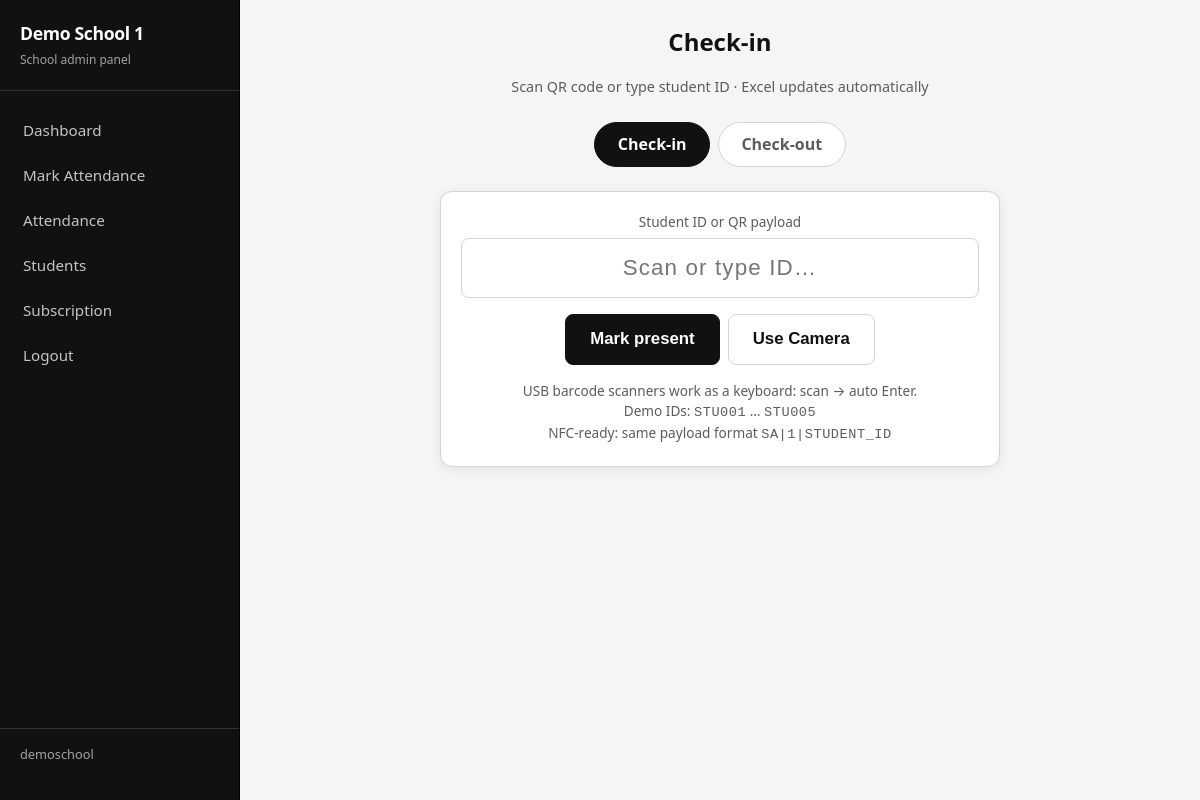
Page /scan/ (signed in) on the committed database.
### tables this page shows
CREATE TABLE schools (
                id INTEGER PRIMARY KEY AUTOINCREMENT,
                name TEXT NOT NULL,
                username TEXT NOT NULL UNIQUE,
                password_hash TEXT NOT NULL,
                license_key TEXT,
                license_expires_at TEXT,
                is_active INTEGER NOT NULL DEFAULT 1,
                created_at TEXT NOT NULL
            , public_token TEXT);

### app/routes/attendance.py (the view)
@bp.route("/")
@require_school
def scan_page():
    school = get_school(session["school_id"])
    mode = request.args.get("mode") or "in"
    if mode not in ("in", "out"):
        mode = "in"
    return render_template(
        "school/scan.html",
        school=school,
        mode=mode,
        licensed=is_school_licensed(school),
    )

### app/auth.py (called while the page is built)
def require_school(fn: Callable) -> Callable:
    @wraps(fn)
    def wrapper(*args, **kwargs):
        if session.get("role") != "school" or not session.get("school_id"):
            return redirect(url_for("auth.login"))
        return fn(*args, **kwargs)
    return wrapper

### app/database.py (called while the page is built)
def ensure_dirs() -> None:
    config.DATA_DIR.mkdir(parents=True, exist_ok=True)
    config.EXPORTS_DIR.mkdir(parents=True, exist_ok=True)
    config.QR_DIR.mkdir(parents=True, exist_ok=True)

def get_connection() -> sqlite3.Connection:
    ensure_dirs()
    conn = sqlite3.connect(str(config.DB_PATH), check_same_thread=False)
    conn.row_factory = sqlite3.Row
    conn.execute("PRAGMA foreign_keys = ON")
    return conn

@contextmanager
def db() -> Generator[sqlite3.Connection, None, None]:
    conn = get_connection()
    try:
        yield conn
        conn.commit()
    except Exception:
        conn.rollback()
        raise
    finally:
        conn.close()

def row_to_dict(row: Optional[sqlite3.Row]) -> Optional[dict[str, Any]]:
    if row is None:
        return None
    return dict(row)

### app/license_service.py (called while the page is built)
def is_school_licensed(school: dict[str, Any]) -> bool:
    if not school.get("is_active"):
        return False
    exp = school.get("license_expires_at")
    if not exp:
        return False
    try:
        exp_dt = datetime.strptime(exp, "%Y-%m-%d %H:%M:%S")
        return exp_dt >= datetime.now()
    except ValueError:
        return False

### app/services.py (called while the page is built)
def get_school(school_id: int) -> Optional[dict]:
    with db() as conn:
        row = conn.execute(
            "SELECT * FROM schools WHERE id = ?", (school_id,)
        ).fetchone()
        school = row_to_dict(row)
    if school and not school.get("public_token"):
        school["public_token"] = ensure_public_token(school_id)
    return school

### app/templates/school/scan.html (shortened to what this page needs)
{% extends "school/layout.html" %}
{% block content %}
<div class="scan-hero">
  <div class="page-header" style="justify-content:center;flex-direction:column;text-align:center;">
    <h2>{{ 'Check-in' if mode == 'in' else 'Check-out / Logout' }}</h2>
    <p>Scan QR code or type student ID · Excel updates automatically</p>
  </div>
  {% if not licensed %}
    <div class="flash error">Subscription expired. <a href="{{ url_for('school.subscription') }}">Renew license</a> to scan.</div>
  {% else %}
  <div class="scan-mode-toggle">
    <a href="{{ url_for('attendance.scan_page', mode='in') }}"
       class="{% if mode == 'in' %}active-in{% endif %}">Check-in</a>
    <a href="{{ url_for('attendance.scan_page', mode='out') }}"
       class="{% if mode == 'out' %}active-out{% endif %}">Check-out</a>
  </div>
  <div class="card">
    <form id="scan-form"
          method="post"
          action="{{ url_for('attendance.submit') }}"
          data-mode="{{ mode }}"
          data-api="{{ url_for('attendance.api_scan') }}">
      <div class="scan-input-wrap form-group">
        <label for="student_input">Student ID or QR payload</label>
        <input type="text"
               id="student_input"
               name="student_input"
               autocomplete="off"
               autofocus
               placeholder="Scan or type ID…" />
      </div>
      <div class="actions" style="justify-content:center;">
        <button type="submit" class="btn btn-lg {% if mode == 'in' %}btn-success{% else %}btn-warning{% endif %}">
          {{ 'Mark present' if mode == 'in' else 'Mark check-out' }}
        </button>
        <button type="button" id="btn-camera" class="btn btn-ghost btn-lg">Use Camera</button>
      </div>
    </form>
    <p class="muted" style="margin-top:1rem;font-size:0.85rem;">
      USB barcode scanners work as a keyboard: scan → auto Enter.<br />
      Demo IDs: <code class="mono">STU001</code> … <code class="mono">STU005</code><br />
      NFC-ready: same payload format <code class="mono">SA|{{ school.id }}|STUDENT_ID</code>
    </p>
  </div>
  {% endif %}
</div>
{% endblock %}

### app/templates/school/layout.html (shortened to what this page needs)
{% extends "base.html" %}
{% block body %}
<div class="app-shell">
  <aside class="sidebar">
    <div class="brand">
      <h1>{{ session.name or 'School' }}</h1>
      <span>School admin panel</span>
    </div>
    <nav>
      <a class="nav-link {% if request.endpoint == 'school.dashboard' %}active{% endif %}"
         href="{{ url_for('school.dashboard') }}">Dashboard</a>
      <a class="nav-link {% if request.endpoint == 'school.mark_attendance' %}active{% endif %}"
         href="{{ url_for('school.mark_attendance') }}" target="_blank">Mark Attendance</a>
      <a class="nav-link {% if request.endpoint == 'school.attendance' %}active{% endif %}"
         href="{{ url_for('school.attendance') }}">Attendance</a>
      <a class="nav-link {% if request.endpoint == 'school.students' %}active{% endif %}"
         href="{{ url_for('school.students') }}">Students</a>
      <a class="nav-link {% if request.endpoint == 'school.subscription' %}active{% endif %}"
         href="{{ url_for('school.subscription') }}">Subscription</a>
      <a class="nav-link" href="{{ url_for('auth.logout') }}">Logout</a>
    </nav>
    <div class="footer">{{ session.username }}</div>
  </aside>
  <main class="main">
    {% block content %}{% endblock %}
  </main>
</div>
{% endblock %}

### app/static/css/style.css (style rules this page uses)
:root { --bg: #f5f5f5; --bg-card: #ffffff; --bg-elevated: #f0f0f0; --border: #d4d4d4; --text: #111111; --muted: #5c5c5c; --primary: #111111; --primary-hover: #000000; --success: #15803d; --warning: #b45309; --danger: #b91c1c; --info: #171717; --radius: 12px; --shadow: 0 2px 12px rgba(0, 0, 0, 0.08); --font: "Segoe UI", system-ui, -apple-system, sans-serif; }
* { box-sizing: border-box; margin: 0; padding: 0; }
body { font-family: var(--font); background: var(--bg); color: var(--text); min-height: 100vh; line-height: 1.5; }
a { color: var(--text); text-decoration: underline; text-underline-offset: 2px; }
.app-shell { display: flex; min-height: 100vh; }
.sidebar { width: 240px; background: #111111; border-right: 1px solid #000; padding: 1.25rem 0; flex-shrink: 0; display: flex; flex-direction: column; color: #ffffff; }
.sidebar .brand { padding: 0 1.25rem 1.25rem; border-bottom: 1px solid #333; margin-bottom: 1rem; }
.sidebar .brand h1 { font-size: 1.1rem; font-weight: 700; letter-spacing: -0.02em; color: #ffffff; }
.sidebar .brand span { font-size: 0.75rem; color: #a3a3a3; }
.sidebar nav { flex: 1; }
.sidebar a.nav-link { display: flex; align-items: center; gap: 0.6rem; padding: 0.7rem 1.25rem; color: #c4c4c4; text-decoration: none; font-size: 0.95rem; border-left: 3px solid transparent; transition: all 0.15s; }
.sidebar .footer { padding: 1rem 1.25rem; border-top: 1px solid #333; font-size: 0.8rem; color: #a3a3a3; }
.main { flex: 1; padding: 1.5rem 2rem; overflow-x: auto; background: var(--bg); }
.page-header { display: flex; justify-content: space-between; align-items: center; margin-bottom: 1.5rem; flex-wrap: wrap; gap: 1rem; }
.page-header h2 { font-size: 1.5rem; font-weight: 700; color: #111; }
.page-header p { color: var(--muted); font-size: 0.9rem; }
.card { background: var(--bg-card); border: 1px solid var(--border); border-radius: var(--radius); padding: 1.25rem; box-shadow: var(--shadow); margin-bottom: 1.25rem; }
.form-group { margin-bottom: 1rem; }
.form-group label { display: block; font-size: 0.85rem; color: var(--muted); margin-bottom: 0.35rem; }
input[type="text"], input[type="password"], input[type="number"], input[type="date"], input[type="email"], select, textarea { width: 100%; padding: 0.65rem 0.85rem; background: #ffffff; border: 1px solid var(--border); border-radius: 8px; color: var(--text); font-size: 0.95rem; outline: none; transition: border-color 0.15s, box-shadow 0.15s; }
.btn { display: inline-flex; align-items: center; justify-content: center; gap: 0.4rem; padding: 0.6rem 1.1rem; border: 1px solid #111; border-radius: 8px; font-size: 0.9rem; font-weight: 600; cursor: pointer; transition: background 0.15s, color 0.15s, transform 0.1s; text-decoration: none; color: #fff; background: #111111; }
.btn-success { background: #111111; border-color: #111; color: #fff; }
.btn-ghost { background: #ffffff; border: 1px solid var(--border); color: var(--text); }
.btn-lg { padding: 0.9rem 1.5rem; font-size: 1.05rem; }
.scan-hero { max-width: 560px; margin: 0 auto; text-align: center; }
.scan-mode-toggle { display: flex; gap: 0.5rem; justify-content: center; margin-bottom: 1.5rem; }
.scan-mode-toggle a { padding: 0.6rem 1.4rem; border-radius: 999px; border: 1px solid var(--border); color: var(--muted); text-decoration: none; font-weight: 600; background: #fff; }
.scan-mode-toggle a.active-in { background: #111; border-color: #111; color: #fff; }
.scan-input-wrap { position: relative; margin-bottom: 1rem; }
.scan-input-wrap input { font-size: 1.4rem; text-align: center; padding: 1rem; letter-spacing: 0.05em; }
.actions { display: flex; gap: 0.5rem; flex-wrap: wrap; align-items: center; }
.muted { color: var(--muted); }
.mono { font-family: ui-monospace, monospace; letter-spacing: 0.04em; }

### rows in the picture
schools: name "Demo School 1", username "demoschool", id "1"

### other values in the picture
{{ 'Check-in' if mode == 'in' else 'Check-out / Logout' }} "Check-in"
{{ 'Mark present' if mode == 'in' else 'Mark check-out' }} "Mark present"
